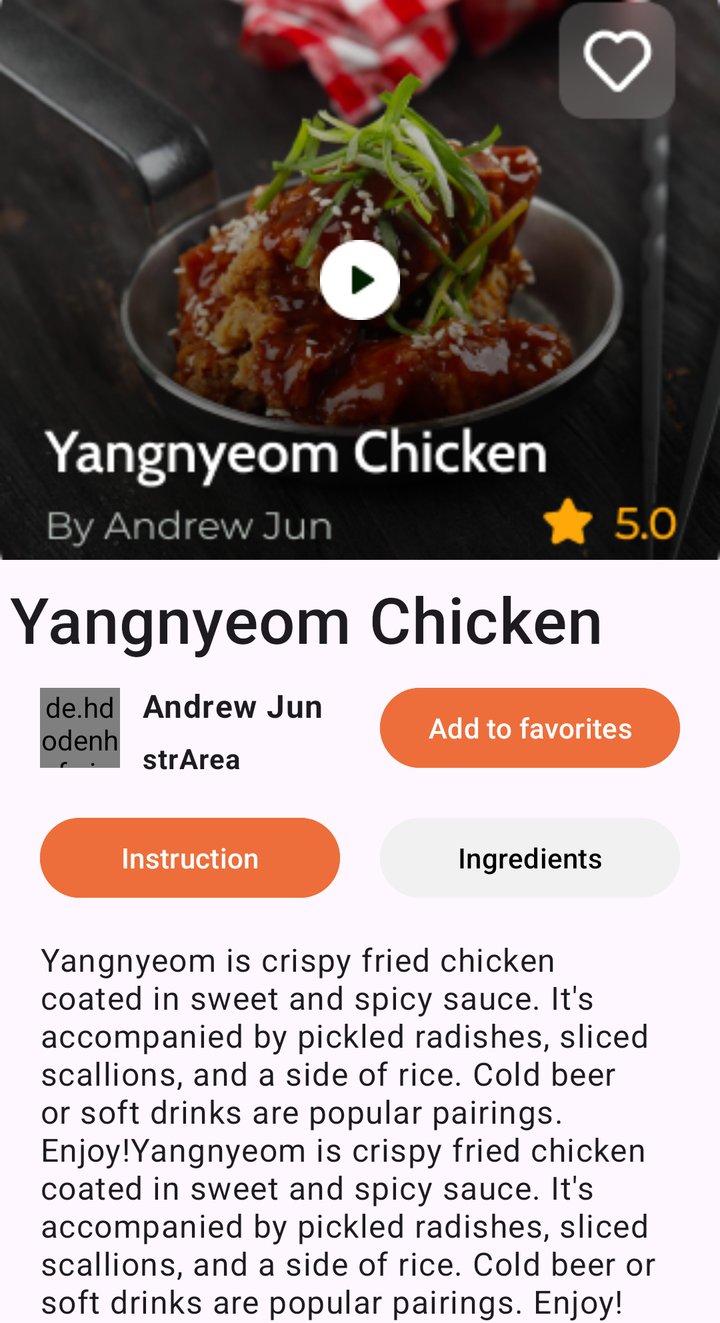
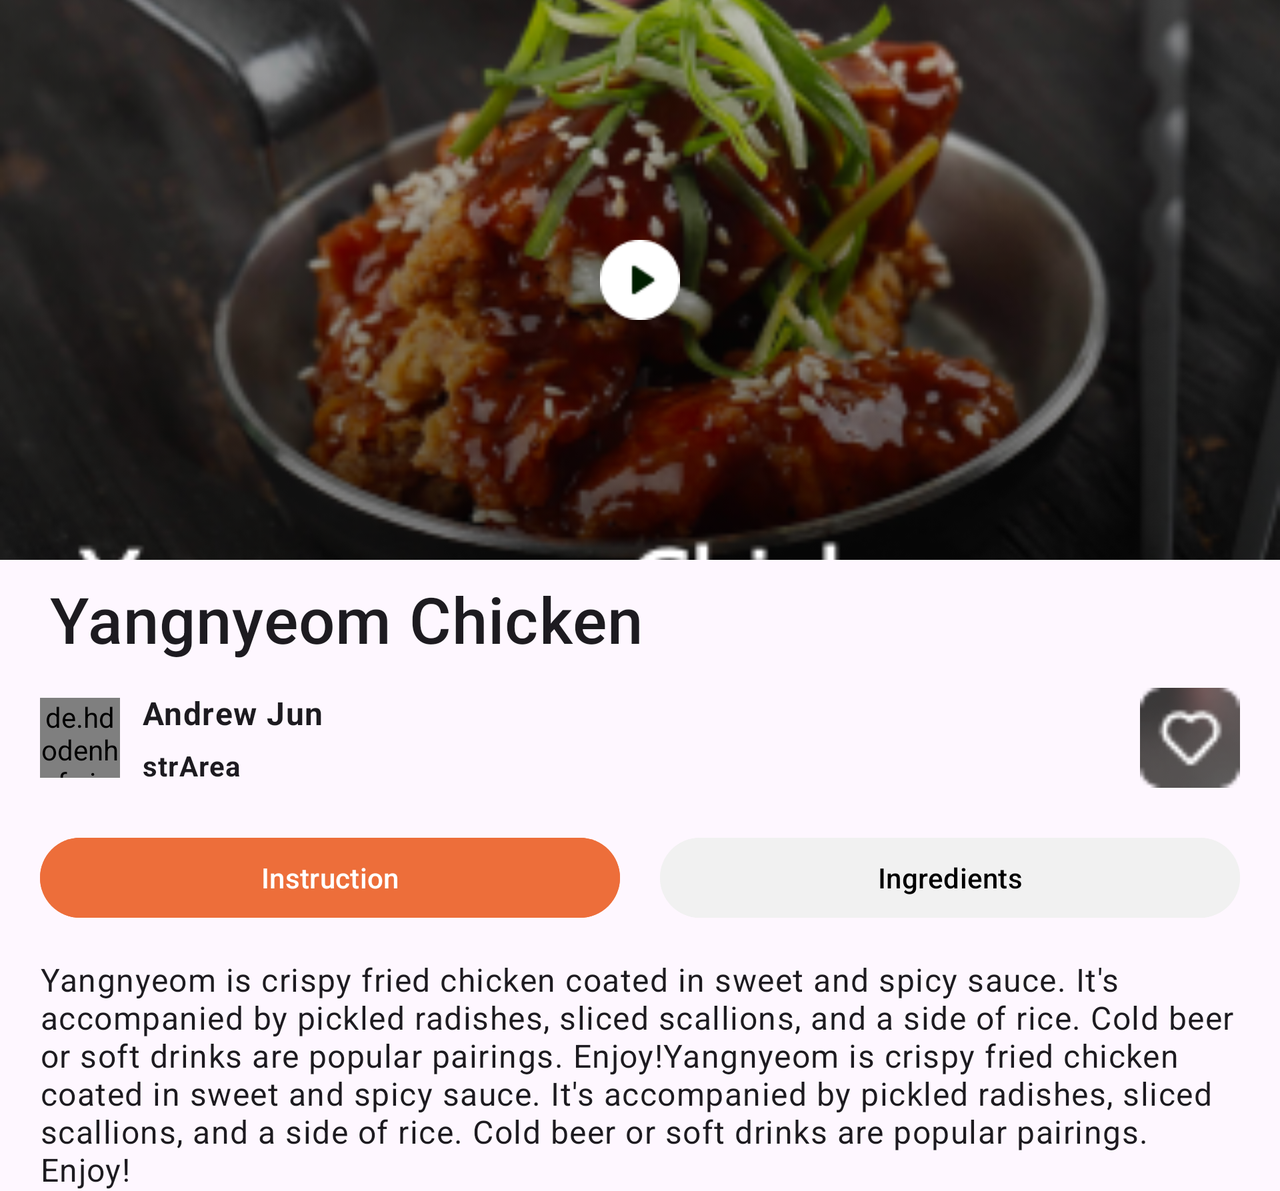

One screen, two layout resources from the same app: the default and the repository's alternative for another configuration. Each is rendered where Android would select it; the XML of both is given below.
<!-- AndroidManifest.xml: application theme Theme.ITI_Project -->
<!-- res/layout/fragment_recipe_details.xml -->
<?xml version="1.0" encoding="utf-8"?>
<ScrollView
    xmlns:android="http://schemas.android.com/apk/res/android"
    xmlns:app="http://schemas.android.com/apk/res-auto"
    xmlns:tools="http://schemas.android.com/tools"
    android:layout_width="match_parent"
    android:layout_height="match_parent"
    tools:context=".ui.RecipeActivity.recipeDetails.RecipeDetailsFragment"
    >
<androidx.constraintlayout.widget.ConstraintLayout
    android:layout_width="match_parent"
    android:layout_height="match_parent"
    android:id="@+id/constraint_layout"
  >

    
    <RelativeLayout
        android:id="@+id/image_container"
        android:layout_width="match_parent"
        android:layout_height="280dp"
        app:layout_constraintEnd_toEndOf="parent"
        app:layout_constraintStart_toStartOf="parent"
        app:layout_constraintTop_toTopOf="parent"
        android:visibility="visible"

        >

        <ImageView
            android:id="@+id/recipe_image"
            android:layout_width="match_parent"
            android:layout_height="match_parent"
            android:contentDescription="recipe_image"
            android:scaleType="centerCrop"
            android:src="@drawable/img" />

        
        <ImageButton
            android:id="@+id/play_video"
            android:layout_width="60dp"
            android:layout_height="60dp"
            android:layout_centerInParent="true"
            android:background="@android:color/transparent"
            android:contentDescription="play_video"
            android:src="@drawable/play" />

    </RelativeLayout>

    <LinearLayout
        android:id="@+id/video_container"
        android:layout_width="match_parent"
        android:layout_height="280dp"
        android:orientation="vertical"
        android:visibility="invisible"
        tools:context=".YouTube"
        app:layout_constraintEnd_toEndOf="parent"
        app:layout_constraintStart_toStartOf="parent"
        app:layout_constraintTop_toTopOf="parent"


        >

        <ImageView
            android:id="@+id/close_video"
            android:layout_width="wrap_content"
            android:layout_height="wrap_content"
            android:src="@drawable/baseline_close_24"
            android:layout_marginStart="10dp"
            >

        </ImageView>

        <WebView
            android:id="@+id/webView"
            android:layout_width="match_parent"
            android:layout_height="match_parent"
            android:visibility="visible"

            android:background="@drawable/img"

            /> 

    </LinearLayout>


    

    

    <TextView
        android:id="@+id/recipe_title"
        android:layout_width="wrap_content"
        android:layout_height="wrap_content"
        android:layout_gravity="start"
        android:layout_marginTop="8dp"
        android:text="Yangnyeom Chicken"
        android:textAppearance="?attr/textAppearanceHeadline6"
        android:textSize="32dp"
        app:layout_constraintEnd_toEndOf="parent"
        app:layout_constraintHorizontal_bias="0.072"
        app:layout_constraintStart_toStartOf="parent"
        app:layout_constraintTop_toBottomOf="@+id/image_container"
        />

    
    <LinearLayout
        android:id="@+id/author_details"
        android:layout_width="match_parent"
        android:layout_height="50dp"
        android:layout_marginTop="8dp"
        android:gravity="center_vertical"
        android:orientation="horizontal"
        app:layout_constraintStart_toStartOf="parent"
        android:layout_marginHorizontal="20dp"
        app:layout_constraintTop_toBottomOf="@+id/recipe_title"
        >

        <de.hdodenhof.circleimageview.CircleImageView
            android:id="@+id/author_image"
            android:layout_width="40dp"
            android:layout_height="40dp"
            android:src="@drawable/img" />


        <LinearLayout
            android:layout_width="wrap_content"
            android:layout_height="match_parent"
            android:layout_marginStart="8dp"
            android:orientation="vertical"
            android:layout_gravity="center_vertical"
            android:gravity="center_vertical"
            android:weightSum="2"
            >

            <TextView
                android:id="@+id/recipy_catagory"
                android:layout_width="wrap_content"
                android:layout_height="wrap_content"
                android:layout_marginVertical="3dp"
                android:text="Andrew Jun"
                android:textStyle="bold"
                android:textSize="16sp"
                android:layout_margin="3dp"
                android:textAppearance="?attr/textAppearanceBody1" />
            <TextView
                android:id="@+id/area"
                android:layout_width="wrap_content"
                android:layout_height="wrap_content"
                android:text="strArea"
                android:textStyle="bold"
                android:textSize="14sp"
                android:layout_margin="3dp"
                android:textAppearance="?attr/textAppearanceBody1" />

        </LinearLayout>
        <View
            android:layout_width="0dp"
            android:layout_height="match_parent"
            android:layout_weight="1"
            >

        </View>

        <Button
            android:id="@+id/add_to_fav"
            android:layout_width="wrap_content"
            android:layout_height="wrap_content"
            android:backgroundTint="?attr/colorPrimary"
            android:gravity="center"
            android:layout_marginStart="16dp"
            android:text="Add to favorites"
            android:textColor="@android:color/white" />

    </LinearLayout>


    
    <LinearLayout
        android:id="@+id/tab_buttons"
        android:layout_width="match_parent"
        android:layout_height="wrap_content"
        android:layout_marginHorizontal="10dp"
        android:layout_marginTop="16dp"
        android:orientation="horizontal"
        android:weightSum="2"
        app:layout_constraintHorizontal_bias="0.072"
        app:layout_constraintStart_toStartOf="parent"
        app:layout_constraintTop_toBottomOf="@+id/author_details">

        <Button
            android:id="@+id/show_instruction"
            android:layout_width="0dp"
            android:layout_height="wrap_content"
            android:layout_marginHorizontal="10dp"
            android:layout_weight="1"
            android:backgroundTint="?attr/colorPrimary"
            android:text="@string/instructions"
            android:textColor="@android:color/white" />

        <Button
            android:id="@+id/show_Ingredients"
            android:layout_width="0dp"
            android:layout_height="wrap_content"
            android:layout_marginHorizontal="10dp"
            android:layout_weight="1"
            android:backgroundTint="?attr/colorSwitchThumbNormal"
            android:text="@string/ingredients"
            android:textColor="@color/black" />

    </LinearLayout>


    <ScrollView
        android:id="@+id/scroll_view_Instructions"
        android:layout_width="match_parent"
        android:layout_height="wrap_content"
        app:layout_constraintEnd_toEndOf="parent"
        app:layout_constraintStart_toStartOf="parent"
        android:layout_marginHorizontal="20dp"
        android:layout_marginTop="16dp"
        app:layout_constraintTop_toBottomOf="@+id/tab_buttons">


        <LinearLayout
            android:id="@+id/recipe_details"
            android:layout_width="match_parent"
            android:layout_height="wrap_content"
            android:orientation="vertical"
            >


            
            <TextView
                android:id="@+id/recipe_description"
                android:layout_width="wrap_content"
                android:layout_height="wrap_content"
                android:text="Yangnyeom is crispy fried chicken coated in sweet and spicy sauce. It's accompanied by pickled radishes, sliced scallions, and a side of rice. Cold beer or soft drinks are popular pairings. Enjoy!Yangnyeom is crispy fried chicken coated in sweet and spicy sauce. It's accompanied by pickled radishes, sliced scallions, and a side of rice. Cold beer or soft drinks are popular pairings. Enjoy!"
                android:textAppearance="?attr/textAppearanceBody1" />


        </LinearLayout>
    </ScrollView>
    <ScrollView
        android:id="@+id/scroll_view_Ingredients"
        android:layout_width="match_parent"
        android:layout_height="wrap_content"
        app:layout_constraintEnd_toEndOf="parent"
        app:layout_constraintStart_toStartOf="parent"
        android:layout_marginHorizontal="20dp"
        android:layout_marginBottom="16dp"
        android:layout_marginTop="16dp"
        app:layout_constraintTop_toBottomOf="@+id/tab_buttons"
        android:visibility="gone"
        >


        <LinearLayout
            android:id="@+id/recipe_Ingredients"
            android:layout_width="match_parent"
            android:layout_height="wrap_content"
            android:orientation="vertical"
            android:padding="16dp">


            

            <androidx.recyclerview.widget.RecyclerView
                android:id="@+id/recyclerView_Ingredients"
                android:layout_width="match_parent"
                android:layout_height="match_parent"/>




        </LinearLayout>
    </ScrollView>

    


</androidx.constraintlayout.widget.ConstraintLayout>

</ScrollView>
<!-- resources referenced by this layout -->
<resources>
  <color name="black">#FF000000</color>
  <!-- drawable baseline_close_24 (drawable) -->
  <vector xmlns:android="http://schemas.android.com/apk/res/android" android:height="30dp" android:tint="#CE1313" android:viewportHeight="24" android:viewportWidth="24" android:width="30dp">
        
      <path android:fillColor="@android:color/white" android:pathData="M19,6.41L17.59,5 12,10.59 6.41,5 5,6.41 10.59,12 5,17.59 6.41,19 12,13.41 17.59,19 19,17.59 13.41,12z"/>
      
  </vector>
  <!-- drawable img: png bitmap (drawable, 176659 bytes) -->
  <!-- drawable play: png bitmap (drawable, 692 bytes) -->
  <string name="ingredients">Ingredients</string>
  <string name="instructions"> Instruction</string>
  <style name="Theme.ITI_Project" parent="Base.Theme.ITI_Project" />
  <style name="Base.Theme.ITI_Project" parent="Theme.Material3.DayNight.NoActionBar">
          
          <item name="colorPrimary">@color/primaryColor</item>
          <item name="windowActionBar">false</item>
          <item name="windowNoTitle">true</item>
      </style>
  <color name="primaryColor">#ed6e3a</color>
</resources>
<!-- res/layout-land/fragment_recipe_details.xml (the repository's variant of the layout above) -->
<!-- drawn on the phone turned sideways -->
<?xml version="1.0" encoding="utf-8"?>
<ScrollView
    xmlns:android="http://schemas.android.com/apk/res/android"
    xmlns:app="http://schemas.android.com/apk/res-auto"
    xmlns:tools="http://schemas.android.com/tools"
    android:layout_width="match_parent"
    android:layout_height="match_parent"
    android:id="@+id/recipe_details_scroll_view"
    tools:context=".ui.RecipeActivity.recipeDetails.RecipeDetailsFragment"
    >
    <androidx.constraintlayout.widget.ConstraintLayout
        android:layout_width="match_parent"
        android:layout_height="match_parent"
        >

        
        <RelativeLayout
            android:id="@+id/image_container"
            android:layout_width="match_parent"
            android:layout_height="280dp"
            app:layout_constraintEnd_toEndOf="parent"
            app:layout_constraintStart_toStartOf="parent"
            app:layout_constraintTop_toTopOf="parent"
            android:visibility="visible"

            >

            <ImageView
                android:id="@+id/recipe_image"
                android:layout_width="match_parent"
                android:layout_height="match_parent"
                android:contentDescription="recipe_image"
                android:scaleType="centerCrop"
                tools:src="@drawable/img" />

            
            <ImageButton
                android:id="@+id/play_video"
                android:layout_width="60dp"
                android:layout_height="60dp"
                android:layout_centerInParent="true"
                android:background="@android:color/transparent"
                android:contentDescription="play_video"
                android:src="@drawable/play" />

        </RelativeLayout>
        
        <TextView
            android:id="@+id/recipe_title"
            android:layout_width="wrap_content"
            android:layout_height="wrap_content"
            android:layout_gravity="start"
            android:layout_marginTop="8dp"
            tools:text="Yangnyeom Chicken"
            android:textAppearance="?attr/textAppearanceHeadline6"
            android:textSize="32dp"
            app:layout_constraintEnd_toEndOf="parent"
            app:layout_constraintHorizontal_bias="0.072"
            app:layout_constraintStart_toStartOf="parent"
            app:layout_constraintTop_toBottomOf="@+id/image_container"
            />

        
        <LinearLayout
            android:id="@+id/author_details"
            android:layout_width="match_parent"
            android:layout_height="60dp"
            android:layout_marginTop="8dp"
            android:gravity="center_vertical"
            android:orientation="horizontal"
            app:layout_constraintStart_toStartOf="parent"
            android:layout_marginHorizontal="20dp"
            app:layout_constraintTop_toBottomOf="@+id/recipe_title"
            >

            <de.hdodenhof.circleimageview.CircleImageView
                android:id="@+id/author_image"
                android:layout_width="40dp"
                android:layout_height="40dp"
                tools:src="@drawable/img" />


            <LinearLayout
                android:layout_width="wrap_content"
                android:layout_height="match_parent"
                android:layout_marginStart="8dp"
                android:orientation="vertical"
                android:layout_gravity="center_vertical"
                android:gravity="center_vertical"
                android:weightSum="2"

                >

                <TextView
                    android:id="@+id/recipy_catagory"
                    android:layout_width="wrap_content"
                    android:layout_height="wrap_content"
                    android:layout_marginVertical="3dp"
                    tools:text="Andrew Jun"
                    android:textStyle="bold"
                    android:textSize="16sp"
                    android:layout_margin="3dp"
                    android:textAppearance="?attr/textAppearanceBody1" />
                <TextView
                    android:id="@+id/area"
                    android:layout_width="wrap_content"
                    android:layout_height="wrap_content"

                    tools:text="strArea"
                    android:textStyle="bold"
                    android:textSize="14sp"
                    android:layout_margin="3dp"
                    android:textAppearance="?attr/textAppearanceBody1" />

            </LinearLayout>
            <View
                android:layout_width="0dp"
                android:layout_height="match_parent"
                android:layout_weight="1"
                >

            </View>

            <ImageView
                android:id="@+id/add_to_fav"
                android:layout_width="50dp"
                android:layout_height="50dp"
                android:gravity="center"
                android:src="@drawable/save"

                android:layout_marginStart="16dp" />

        </LinearLayout>


        
        <LinearLayout
            android:id="@+id/tab_buttons"
            android:layout_width="match_parent"
            android:layout_height="wrap_content"
            android:layout_marginHorizontal="10dp"
            android:layout_marginTop="16dp"
            android:orientation="horizontal"
            android:weightSum="2"
            app:layout_constraintHorizontal_bias="0.072"
            app:layout_constraintStart_toStartOf="parent"
            app:layout_constraintTop_toBottomOf="@+id/author_details">

            <Button
                android:id="@+id/show_instruction"
                android:layout_width="0dp"
                android:layout_height="wrap_content"
                android:layout_marginHorizontal="10dp"
                android:layout_weight="1"
                android:backgroundTint="?attr/colorPrimary"
                android:text="@string/instructions"
                android:textColor="@android:color/white" />

            <Button
                android:id="@+id/show_Ingredients"
                android:layout_width="0dp"
                android:layout_height="wrap_content"
                android:layout_marginHorizontal="10dp"
                android:layout_weight="1"
                android:backgroundTint="?attr/colorSwitchThumbNormal"
                android:text="@string/ingredients"
                android:textColor="@color/black" />

        </LinearLayout>


        <ScrollView
            android:id="@+id/scroll_view_Instructions"
            android:layout_width="match_parent"
            android:layout_height="wrap_content"
            app:layout_constraintEnd_toEndOf="parent"
            app:layout_constraintStart_toStartOf="parent"
            android:layout_marginHorizontal="20dp"
            android:layout_marginTop="16dp"
            app:layout_constraintTop_toBottomOf="@+id/tab_buttons">


            <LinearLayout
                android:id="@+id/recipe_details"
                android:layout_width="match_parent"
                android:layout_height="wrap_content"
                android:orientation="vertical"
                >


                
                <TextView
                    android:id="@+id/recipe_description"
                    android:layout_width="wrap_content"
                    android:layout_height="wrap_content"
                    tools:text="Yangnyeom is crispy fried chicken coated in sweet and spicy sauce. It's accompanied by pickled radishes, sliced scallions, and a side of rice. Cold beer or soft drinks are popular pairings. Enjoy!Yangnyeom is crispy fried chicken coated in sweet and spicy sauce. It's accompanied by pickled radishes, sliced scallions, and a side of rice. Cold beer or soft drinks are popular pairings. Enjoy!"
                    android:textAppearance="?attr/textAppearanceBody1" />


            </LinearLayout>
        </ScrollView>
        <ScrollView
            android:id="@+id/scroll_view_Ingredients"
            android:layout_width="match_parent"
            android:layout_height="wrap_content"
            app:layout_constraintEnd_toEndOf="parent"
            app:layout_constraintStart_toStartOf="parent"
            android:layout_marginHorizontal="20dp"
            android:layout_marginBottom="16dp"
            android:layout_marginTop="16dp"
            app:layout_constraintTop_toBottomOf="@+id/tab_buttons"
            android:visibility="gone"
            >


            <LinearLayout
                android:id="@+id/recipe_Ingredients"
                android:layout_width="match_parent"
                android:layout_height="wrap_content"
                android:orientation="vertical"
                android:padding="16dp"
                >


                

                <androidx.recyclerview.widget.RecyclerView
                    android:id="@+id/recyclerView_Ingredients"
                    android:layout_width="match_parent"
                    android:layout_height="match_parent"

                    />




            </LinearLayout>
        </ScrollView>

        


    </androidx.constraintlayout.widget.ConstraintLayout>

</ScrollView>
<!-- resources referenced by the variant -->
<!-- as the phone turned sideways resolves them -->
<resources>
  <color name="black">#FF000000</color>
  <!-- drawable img: png bitmap (drawable, 176659 bytes) -->
  <!-- drawable play: png bitmap (drawable, 692 bytes) -->
  <!-- drawable save: png bitmap (drawable, 1423 bytes) -->
  <string name="ingredients">Ingredients</string>
  <string name="instructions"> Instruction</string>
  <style name="Theme.ITI_Project" parent="Base.Theme.ITI_Project" />
  <style name="Base.Theme.ITI_Project" parent="Theme.Material3.DayNight.NoActionBar">
          
          <item name="colorPrimary">@color/primaryColor</item>
          <item name="windowActionBar">false</item>
          <item name="windowNoTitle">true</item>
      </style>
  <color name="primaryColor">#ed6e3a</color>
</resources>
